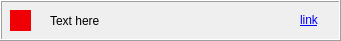
<?xml version="1.0" encoding="UTF-8"?>
<ui version="4.0">
 <class>frame</class>
 <widget class="QFrame" name="frame">
  <property name="geometry">
   <rect>
    <x>0</x>
    <y>0</y>
    <width>341</width>
    <height>41</height>
   </rect>
  </property>
  <property name="sizePolicy">
   <sizepolicy hsizetype="Fixed" vsizetype="Fixed">
    <horstretch>0</horstretch>
    <verstretch>0</verstretch>
   </sizepolicy>
  </property>
  <property name="minimumSize">
   <size>
    <width>341</width>
    <height>41</height>
   </size>
  </property>
  <property name="baseSize">
   <size>
    <width>41</width>
    <height>0</height>
   </size>
  </property>
  <property name="windowTitle">
   <string>frame</string>
  </property>
  <property name="frameShape">
   <enum>QFrame::Box</enum>
  </property>
  <property name="frameShadow">
   <enum>QFrame::Raised</enum>
  </property>
  <widget class="QLabel" name="icon">
   <property name="geometry">
    <rect>
     <x>10</x>
     <y>10</y>
     <width>21</width>
     <height>21</height>
    </rect>
   </property>
   <property name="palette">
    <palette>
     <active>
      <colorrole role="WindowText">
       <brush brushstyle="SolidPattern">
        <color alpha="255">
         <red>0</red>
         <green>0</green>
         <blue>0</blue>
        </color>
       </brush>
      </colorrole>
      <colorrole role="Button">
       <brush brushstyle="SolidPattern">
        <color alpha="255">
         <red>239</red>
         <green>0</green>
         <blue>4</blue>
        </color>
       </brush>
      </colorrole>
      <colorrole role="Light">
       <brush brushstyle="SolidPattern">
        <color alpha="255">
         <red>255</red>
         <green>103</green>
         <blue>106</blue>
        </color>
       </brush>
      </colorrole>
      <colorrole role="Midlight">
       <brush brushstyle="SolidPattern">
        <color alpha="255">
         <red>247</red>
         <green>51</green>
         <blue>55</blue>
        </color>
       </brush>
      </colorrole>
      <colorrole role="Dark">
       <brush brushstyle="SolidPattern">
        <color alpha="255">
         <red>119</red>
         <green>0</green>
         <blue>2</blue>
        </color>
       </brush>
      </colorrole>
      <colorrole role="Mid">
       <brush brushstyle="SolidPattern">
        <color alpha="255">
         <red>159</red>
         <green>0</green>
         <blue>3</blue>
        </color>
       </brush>
      </colorrole>
      <colorrole role="Text">
       <brush brushstyle="SolidPattern">
        <color alpha="255">
         <red>0</red>
         <green>0</green>
         <blue>0</blue>
        </color>
       </brush>
      </colorrole>
      <colorrole role="BrightText">
       <brush brushstyle="SolidPattern">
        <color alpha="255">
         <red>255</red>
         <green>255</green>
         <blue>255</blue>
        </color>
       </brush>
      </colorrole>
      <colorrole role="ButtonText">
       <brush brushstyle="SolidPattern">
        <color alpha="255">
         <red>0</red>
         <green>0</green>
         <blue>0</blue>
        </color>
       </brush>
      </colorrole>
      <colorrole role="Base">
       <brush brushstyle="SolidPattern">
        <color alpha="255">
         <red>255</red>
         <green>255</green>
         <blue>255</blue>
        </color>
       </brush>
      </colorrole>
      <colorrole role="Window">
       <brush brushstyle="SolidPattern">
        <color alpha="255">
         <red>239</red>
         <green>0</green>
         <blue>4</blue>
        </color>
       </brush>
      </colorrole>
      <colorrole role="Shadow">
       <brush brushstyle="SolidPattern">
        <color alpha="255">
         <red>0</red>
         <green>0</green>
         <blue>0</blue>
        </color>
       </brush>
      </colorrole>
      <colorrole role="AlternateBase">
       <brush brushstyle="SolidPattern">
        <color alpha="255">
         <red>247</red>
         <green>127</green>
         <blue>129</blue>
        </color>
       </brush>
      </colorrole>
      <colorrole role="ToolTipBase">
       <brush brushstyle="SolidPattern">
        <color alpha="255">
         <red>255</red>
         <green>255</green>
         <blue>220</blue>
        </color>
       </brush>
      </colorrole>
      <colorrole role="ToolTipText">
       <brush brushstyle="SolidPattern">
        <color alpha="255">
         <red>0</red>
         <green>0</green>
         <blue>0</blue>
        </color>
       </brush>
      </colorrole>
      <colorrole role="PlaceholderText">
       <brush brushstyle="SolidPattern">
        <color alpha="128">
         <red>0</red>
         <green>0</green>
         <blue>0</blue>
        </color>
       </brush>
      </colorrole>
     </active>
     <inactive>
      <colorrole role="WindowText">
       <brush brushstyle="SolidPattern">
        <color alpha="255">
         <red>0</red>
         <green>0</green>
         <blue>0</blue>
        </color>
       </brush>
      </colorrole>
      <colorrole role="Button">
       <brush brushstyle="SolidPattern">
        <color alpha="255">
         <red>239</red>
         <green>0</green>
         <blue>4</blue>
        </color>
       </brush>
      </colorrole>
      <colorrole role="Light">
       <brush brushstyle="SolidPattern">
        <color alpha="255">
         <red>255</red>
         <green>103</green>
         <blue>106</blue>
        </color>
       </brush>
      </colorrole>
      <colorrole role="Midlight">
       <brush brushstyle="SolidPattern">
        <color alpha="255">
         <red>247</red>
         <green>51</green>
         <blue>55</blue>
        </color>
       </brush>
      </colorrole>
      <colorrole role="Dark">
       <brush brushstyle="SolidPattern">
        <color alpha="255">
         <red>119</red>
         <green>0</green>
         <blue>2</blue>
        </color>
       </brush>
      </colorrole>
      <colorrole role="Mid">
       <brush brushstyle="SolidPattern">
        <color alpha="255">
         <red>159</red>
         <green>0</green>
         <blue>3</blue>
        </color>
       </brush>
      </colorrole>
      <colorrole role="Text">
       <brush brushstyle="SolidPattern">
        <color alpha="255">
         <red>0</red>
         <green>0</green>
         <blue>0</blue>
        </color>
       </brush>
      </colorrole>
      <colorrole role="BrightText">
       <brush brushstyle="SolidPattern">
        <color alpha="255">
         <red>255</red>
         <green>255</green>
         <blue>255</blue>
        </color>
       </brush>
      </colorrole>
      <colorrole role="ButtonText">
       <brush brushstyle="SolidPattern">
        <color alpha="255">
         <red>0</red>
         <green>0</green>
         <blue>0</blue>
        </color>
       </brush>
      </colorrole>
      <colorrole role="Base">
       <brush brushstyle="SolidPattern">
        <color alpha="255">
         <red>255</red>
         <green>255</green>
         <blue>255</blue>
        </color>
       </brush>
      </colorrole>
      <colorrole role="Window">
       <brush brushstyle="SolidPattern">
        <color alpha="255">
         <red>239</red>
         <green>0</green>
         <blue>4</blue>
        </color>
       </brush>
      </colorrole>
      <colorrole role="Shadow">
       <brush brushstyle="SolidPattern">
        <color alpha="255">
         <red>0</red>
         <green>0</green>
         <blue>0</blue>
        </color>
       </brush>
      </colorrole>
      <colorrole role="AlternateBase">
       <brush brushstyle="SolidPattern">
        <color alpha="255">
         <red>247</red>
         <green>127</green>
         <blue>129</blue>
        </color>
       </brush>
      </colorrole>
      <colorrole role="ToolTipBase">
       <brush brushstyle="SolidPattern">
        <color alpha="255">
         <red>255</red>
         <green>255</green>
         <blue>220</blue>
        </color>
       </brush>
      </colorrole>
      <colorrole role="ToolTipText">
       <brush brushstyle="SolidPattern">
        <color alpha="255">
         <red>0</red>
         <green>0</green>
         <blue>0</blue>
        </color>
       </brush>
      </colorrole>
      <colorrole role="PlaceholderText">
       <brush brushstyle="SolidPattern">
        <color alpha="128">
         <red>0</red>
         <green>0</green>
         <blue>0</blue>
        </color>
       </brush>
      </colorrole>
     </inactive>
     <disabled>
      <colorrole role="WindowText">
       <brush brushstyle="SolidPattern">
        <color alpha="255">
         <red>119</red>
         <green>0</green>
         <blue>2</blue>
        </color>
       </brush>
      </colorrole>
      <colorrole role="Button">
       <brush brushstyle="SolidPattern">
        <color alpha="255">
         <red>239</red>
         <green>0</green>
         <blue>4</blue>
        </color>
       </brush>
      </colorrole>
      <colorrole role="Light">
       <brush brushstyle="SolidPattern">
        <color alpha="255">
         <red>255</red>
         <green>103</green>
         <blue>106</blue>
        </color>
       </brush>
      </colorrole>
      <colorrole role="Midlight">
       <brush brushstyle="SolidPattern">
        <color alpha="255">
         <red>247</red>
         <green>51</green>
         <blue>55</blue>
        </color>
       </brush>
      </colorrole>
      <colorrole role="Dark">
       <brush brushstyle="SolidPattern">
        <color alpha="255">
         <red>119</red>
         <green>0</green>
         <blue>2</blue>
        </color>
       </brush>
      </colorrole>
      <colorrole role="Mid">
       <brush brushstyle="SolidPattern">
        <color alpha="255">
         <red>159</red>
         <green>0</green>
         <blue>3</blue>
        </color>
       </brush>
      </colorrole>
      <colorrole role="Text">
       <brush brushstyle="SolidPattern">
        <color alpha="255">
         <red>119</red>
         <green>0</green>
         <blue>2</blue>
        </color>
       </brush>
      </colorrole>
      <colorrole role="BrightText">
       <brush brushstyle="SolidPattern">
        <color alpha="255">
         <red>255</red>
         <green>255</green>
         <blue>255</blue>
        </color>
       </brush>
      </colorrole>
      <colorrole role="ButtonText">
       <brush brushstyle="SolidPattern">
        <color alpha="255">
         <red>119</red>
         <green>0</green>
         <blue>2</blue>
        </color>
       </brush>
      </colorrole>
      <colorrole role="Base">
       <brush brushstyle="SolidPattern">
        <color alpha="255">
         <red>239</red>
         <green>0</green>
         <blue>4</blue>
        </color>
       </brush>
      </colorrole>
      <colorrole role="Window">
       <brush brushstyle="SolidPattern">
        <color alpha="255">
         <red>239</red>
         <green>0</green>
         <blue>4</blue>
        </color>
       </brush>
      </colorrole>
      <colorrole role="Shadow">
       <brush brushstyle="SolidPattern">
        <color alpha="255">
         <red>0</red>
         <green>0</green>
         <blue>0</blue>
        </color>
       </brush>
      </colorrole>
      <colorrole role="AlternateBase">
       <brush brushstyle="SolidPattern">
        <color alpha="255">
         <red>239</red>
         <green>0</green>
         <blue>4</blue>
        </color>
       </brush>
      </colorrole>
      <colorrole role="ToolTipBase">
       <brush brushstyle="SolidPattern">
        <color alpha="255">
         <red>255</red>
         <green>255</green>
         <blue>220</blue>
        </color>
       </brush>
      </colorrole>
      <colorrole role="ToolTipText">
       <brush brushstyle="SolidPattern">
        <color alpha="255">
         <red>0</red>
         <green>0</green>
         <blue>0</blue>
        </color>
       </brush>
      </colorrole>
      <colorrole role="PlaceholderText">
       <brush brushstyle="SolidPattern">
        <color alpha="128">
         <red>0</red>
         <green>0</green>
         <blue>0</blue>
        </color>
       </brush>
      </colorrole>
     </disabled>
    </palette>
   </property>
   <property name="autoFillBackground">
    <bool>true</bool>
   </property>
   <property name="text">
    <string/>
   </property>
  </widget>
  <widget class="QLabel" name="task_name">
   <property name="geometry">
    <rect>
     <x>50</x>
     <y>10</y>
     <width>221</width>
     <height>21</height>
    </rect>
   </property>
   <property name="text">
    <string>Text here</string>
   </property>
  </widget>
  <widget class="QLabel" name="link">
   <property name="geometry">
    <rect>
     <x>300</x>
     <y>10</y>
     <width>31</width>
     <height>21</height>
    </rect>
   </property>
   <property name="text">
    <string>&lt;a href=&quot;https://www.google.com/&quot;&gt;&lt;span style=&quot; text-decoration: underline; color:#0000ff;&quot;&gt;link&lt;/span&gt;&lt;/a&gt;</string>
   </property>
   <property name="openExternalLinks">
    <bool>true</bool>
   </property>
  </widget>
 </widget>
 <resources/>
 <connections/>
</ui>
